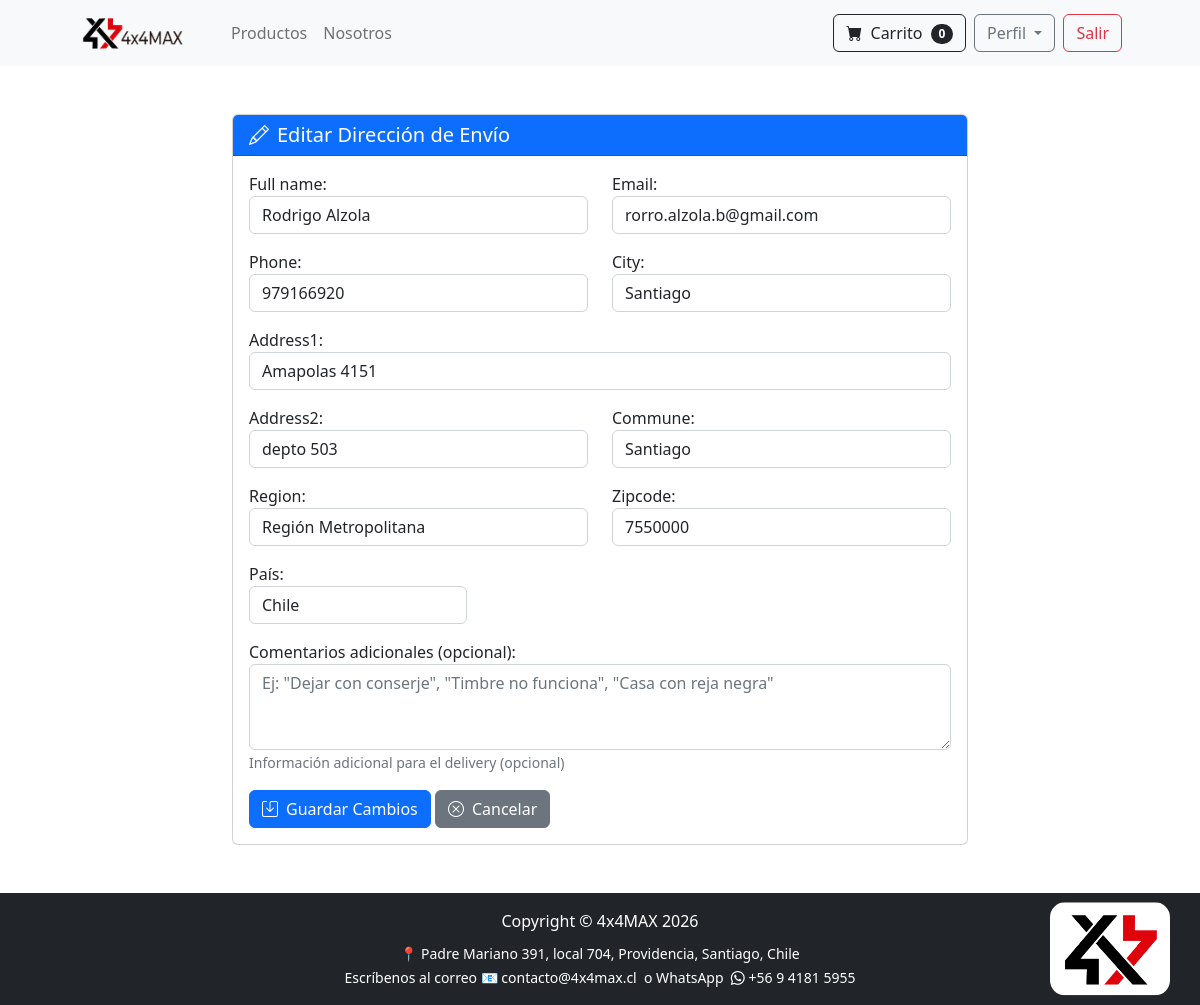
The page /edit_address/9/ (signed in) on the database its author committed.
### payment/models.py (models this page shows, shortened)
class ShippingAddress(models.Model):
    user = models.ForeignKey(User, on_delete=models.CASCADE, related_name='shipping_addresses')
    full_name = models.CharField(max_length=255)
    email = models.EmailField(max_length=255)
    phone = models.CharField(max_length=20)
    id_number = models.CharField(max_length=10, default='', validators=[validar_rut], help_text='Formato: 12345678-9')
    address1 = models.CharField(max_length=255)
    address2 = models.CharField(max_length=255, blank=True, null=True)
    city = models.CharField(max_length=100)
    commune = models.CharField(max_length=100, blank=True, null=True)
    region = models.CharField(max_length=100)
    zipcode = models.CharField(max_length=20, blank=True, null=True)
    country = models.CharField(max_length=100, default='Chile')
    notes = models.TextField(
        blank=True,
        null=True,
        max_length=300,
        verbose_name='Comentarios adicionales',
        help_text='Ej: "Dejar con conserje", "Timbre no funciona", "Casa blanca con reja negra"'
    )
    is_default = models.BooleanField(default=False)
    created_at = models.DateTimeField(auto_now_add=True)
    class Meta:
        ordering = ['-is_default', '-created_at']
        verbose_name_plural = "Shipping Addresses"

### store/views.py (the view)
# urls.py: path('edit_address/<int:address_id>/', views.edit_shipping_address, name='edit_address'),
@login_required
def edit_shipping_address(request, address_id):
    address = get_object_or_404(ShippingAddress, id=address_id, user=request.user)
    if request.method == 'POST':
        form = ShippingForm(request.POST, instance=address)
        if form.is_valid():
            form.save()
            messages.success(request, "✅ Dirección actualizada correctamente.")
            return redirect('update_info')
    else:
        form = ShippingForm(instance=address)
    return render(request, 'edit_shipping_address.html', {
        'form': form,
        'address': address
    })

### cart/cart.py (called while the page is built)
    def __len__(self):
        return len(self.cart)

### cart/context_processor.py (called while the page is built)
def cart(request):
    return {'cart': Cart(request)}

### store/templates/edit_shipping_address.html (shortened to what this page needs)
{% extends 'base.html' %}
{% block content %}
<div class="container my-5">
    <div class="row justify-content-center">
        <div class="col-md-8">
            <div class="card">
                <div class="card-header bg-primary text-white">
                    <h5 class="mb-0">
                        <i class="bi bi-pencil me-2"></i>Editar Dirección de Envío
                    </h5>
                </div>
                <div class="card-body">
                    <form method="POST">
                        <div class="row">
                            <div class="col-md-6 mb-3">
                                {{ form.full_name.label_tag }}
                                {{ form.full_name }}
                            </div>
                            <div class="col-md-6 mb-3">
                                {{ form.email.label_tag }}
                                {{ form.email }}
                            </div>
                        </div>
                        <div class="row">
                            <div class="col-md-6 mb-3">
                                {{ form.phone.label_tag }}
                                {{ form.phone }}
                            </div>
                            <div class="col-md-6 mb-3">
                                {{ form.city.label_tag }}
                                {{ form.city }}
                            </div>
                        </div>
                        <div class="row">
                            <div class="col-md-12 mb-3">
                                {{ form.address1.label_tag }}
                                {{ form.address1 }}
                            </div>
                        </div>
                        <div class="row">
                            <div class="col-md-6 mb-3">
                                {{ form.address2.label_tag }}
                                {{ form.address2 }}
                            </div>
                            <div class="col-md-6 mb-3">
                                {{ form.commune.label_tag }}
                                {{ form.commune }}
                            </div>
                        </div>
                        <div class="row">
                            <div class="col-md-6 mb-3">
                                {{ form.region.label_tag }}
                                {{ form.region }}
                            </div>
                            <div class="col-md-6 mb-3">
                                {{ form.zipcode.label_tag }}
                                {{ form.zipcode }}
                            </div>
                                <div class="col-md-4 mb-3">
                                {{ form.country.label_tag }}
                                {{ form.country }}
                            </div>
                        </div>
                        <div class="row">
                            <div class="col-md-12 mb-3">
                                {{ form.notes.label_tag }}
                                {{ form.notes }}
                                <small class="form-text text-muted">
                                    Información adicional para el delivery (opcional)
                                </small>
                            </div>
                        </div>
                        <button type="submit" class="btn btn-primary">
                            <i class="bi bi-save me-2"></i>Guardar Cambios
                        </button>
                        <a href="{% url 'update_info' %}" class="btn btn-secondary">
                            <i class="bi bi-x-circle me-2"></i>Cancelar
                        </a>
                    </form>
                </div>
            </div>
        </div>
    </div>
</div>
{% endblock %}

### store/templates/base.html (style rules this page uses)
html, body { height: 100%; margin: 0; }

### rows shown on the page
ShippingAddress: full_name "Rodrigo Alzola", email "rorro.alzola.b@gmail.com", phone "979166920", city "Santiago", address1 "Amapolas 4151", address2 "depto 503", commune "Santiago", region "Región Metropolitana", zipcode "7550000", country "Chile"

### other values the page prints
{{ cart|length }} "0"
